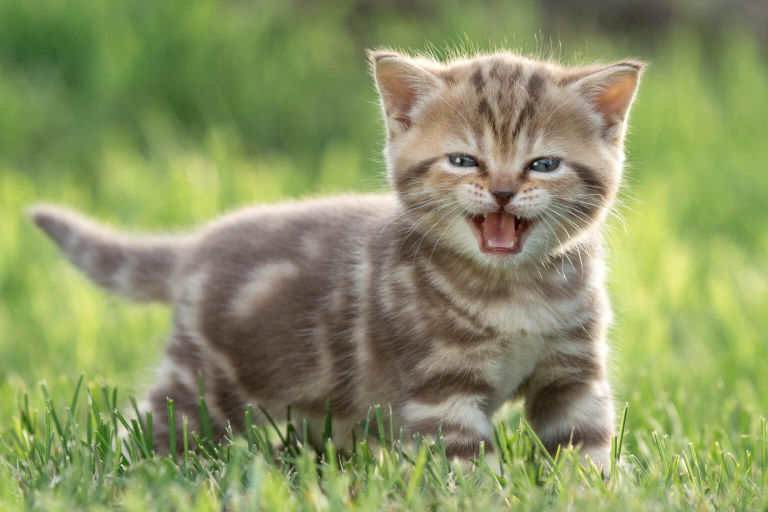
#> input picture Python/Partie_6/Chaton.jpg, 1536 x 1024 px (shown at 1/2 size)
$ python resize.py
#> lines starting #> are read from the running program, lines starting #| are printed output that depends on the picture; long printed decimals are rounded
from PIL import Image
import numpy as np
import matplotlib.pyplot as plt

img = Image.open("Chaton.jpg")
#> img is the input picture: PIL image 1536x1024 RGB; mean R, G, B 138.3, 147.6, 99.6

# Resize the image
img_small = img.resize((64, 64))
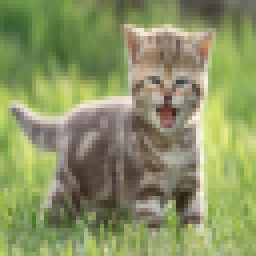
#> img_small: PIL image 64x64 RGB (shown 4 times larger); mean R, G, B 138.3, 147.6, 99.6
img_medium = img.resize((128, 128))
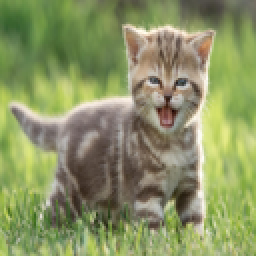
#> img_medium: PIL image 128x128 RGB (shown 2 times larger); mean R, G, B 138.3, 147.6, 99.6

fig, axes = plt.subplots(1, 3, figsize=(9, 3))

axes[0].imshow(img)
axes[0].set_title(f"Original\n{img.size}")
axes[0].axis('off')

axes[1].imshow(img_medium)
axes[1].set_title("128 × 128")
axes[1].axis('off')

axes[2].imshow(img_small)
axes[2].set_title("64 × 64")
axes[2].axis('off')

#plt.suptitle("The model always gets the same size input!", fontsize=15)
#plt.tight_layout()
#plt.show()

# Convert to grayscale
img_gray = img.convert('L')    # 'L' = luminance = grayscale
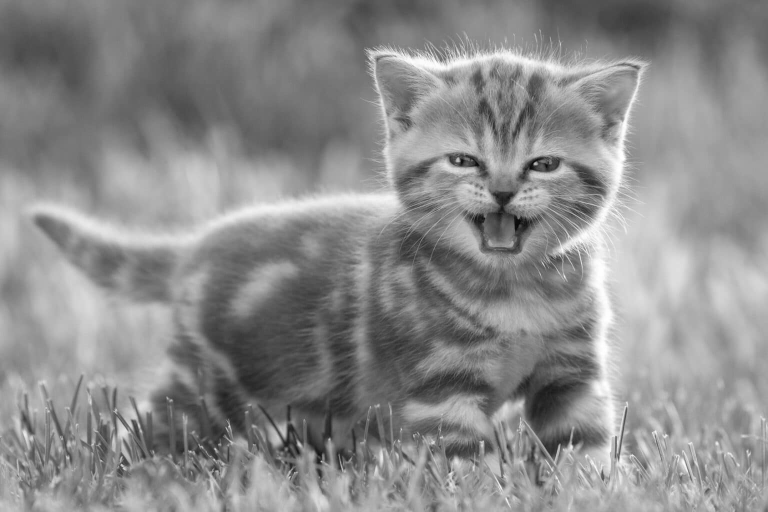
#> img_gray: PIL image 1536x1024 L (shown at 1/2 size); min 1, max 255, mean 139.4

fig, (ax1, ax2) = plt.subplots(2, 1, figsize=(5, 8))
ax1.imshow(img)
ax1.set_title(f"RGB — shape: {np.array(img).shape}")
ax1.axis('off')
ax2.imshow(img_gray, cmap='gray')
ax2.set_title(f"Grayscale — shape: {np.array(img_gray).shape}")
ax2.axis('off')
plt.tight_layout()
plt.show()
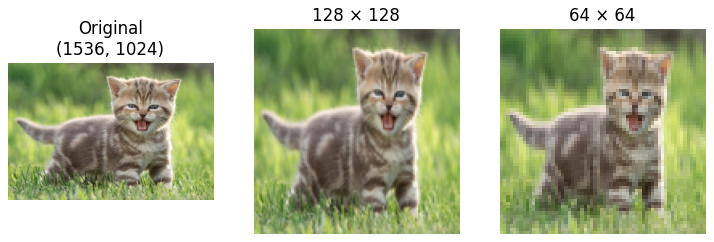
#> figure drawn by matplotlib, 3 panels


# Normalise pixel values from 0-255 to 0-1
img_array = np.array(img_small)           # shape: (64, 64, 3)
img_norm  = img_array / 255.0             # divide every pixel by 255

print("Before normalisation:")
print("  dtype:", img_array.dtype)
#|   dtype: uint8
print("  min:", img_array.min(), " max:", img_array.max())
#|   min: 18  max: 249

print("\nAfter normalisation:")
print("  dtype:", img_norm.dtype)
#|   dtype: float64
print("  min:", img_norm.min().round(6), " max:", img_norm.max().round(5))
#|   min: 0.07059  max: 0.9765

print("\nShape stays the same:", img_norm.shape)
#| Shape stays the same: (64, 64, 3)
